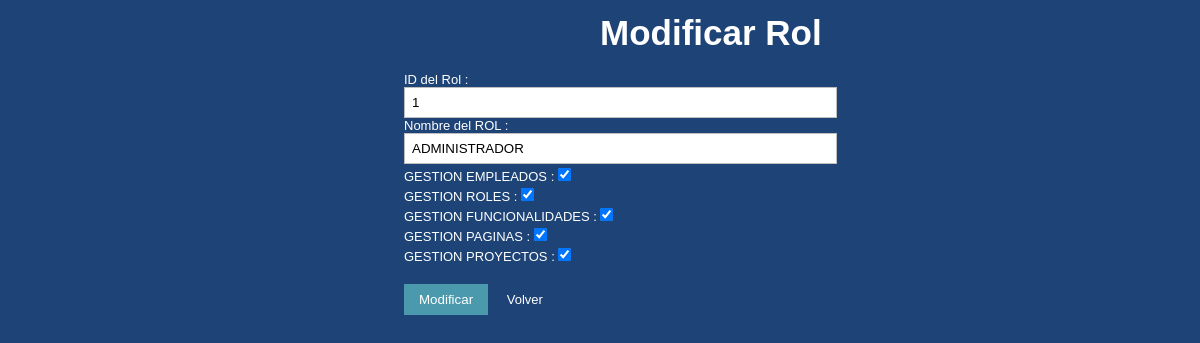
The app's page /et3_iu/Controllers/ROL_Controller.php?ROL_NOM=ADMINISTRADOR&accion=Modificar (signed in) with its own data.
### tables this page shows
CREATE TABLE IF NOT EXISTS `ROL` (
  `ROL_ID` int(10) NOT NULL,
  `ROL_NOM` varchar(80) DEFAULT NULL
);

CREATE TABLE IF NOT EXISTS `EMPLEADOS` (
  `EMP_USER` varchar(25) NOT NULL,
  `EMP_PASSWORD` varchar(128) NOT NULL,
  `EMP_NOMBRE` varchar(25) DEFAULT NULL,
  `EMP_APELLIDO` varchar(50) DEFAULT NULL,
  `EMP_DNI` varchar(10) DEFAULT NULL,
  `EMP_FECH_NAC` date DEFAULT NULL,
  `EMP_EMAIL` varchar(50) DEFAULT NULL,
  `EMP_TELEFONO` int(15) DEFAULT NULL,
  `EMP_CUENTA` varchar(60) DEFAULT NULL,
  `EMP_DIRECCION` varchar(80) DEFAULT NULL,
  `EMP_COMENTARIOS` varchar(1000) DEFAULT NULL,
  `EMP_TIPO` int(10) DEFAULT NULL,
  `EMP_ESTADO` enum('Activo','Inactivo') DEFAULT NULL,
  `EMP_FOTO` varchar(500) DEFAULT NULL,
  `EMP_NOMINA` varchar(500) DEFAULT NULL
);

### et3_iu/Controllers/ROL_Controller.php (called while the page is built, shortened)
<?php
include '../Models/ROL_Model.php';
	Switch ($_REQUEST['accion']) {
		case $strings['Modificar']:
			if (!isset($_REQUEST['ROL_ID'])) {
				$rol = new ROL_MODEL($_REQUEST['ROL_NOM'], '');
				$valores = $rol->RellenaDatos();
				if (!tienePermisos('ROL_Modificar')) {
					new Mensaje('No tienes los permisos necesarios', 'ROL_Controller.php');
				} else {
					new ROL_Modificar($valores, 'EMPLEADOS_Controller.php');
				}
			}
			break;
	}
?>

### et3_iu/Models/ROL_Model.php (called while the page is built, shortened)
<?php
include '../Functions/LibraryFunctions.php';
class ROL_MODEL
{
	var $ROL_NOM;
	var $mysqli;
function __construct( $ROL_NOM,$rol_funcionalidades)
{
    $this->ROL_NOM = $ROL_NOM;
}
function ConectarBD()
{
    $this->mysqli = new mysqli("localhost", "iu2016", "iu2016", "IU2016");
}
function RellenaDatos()
{
    $sql = "select ROL_NOM, ROL_ID from ROL where ROL_NOM = '".$this->ROL_NOM."'";
    if (!($resultado = $this->mysqli->query($sql))){
	return 'Error en la consulta sobre la base de datos';
	}
    else{
	$result = $resultado->fetch_array();
	return $result;
	}
}
}
?>

### et3_iu/Functions/LibraryFunctions.php (the view, shortened to what this page needs)
<?php
function createForm2($listFields, $fieldsDef, $strings, $values, $required, $noedit, $rol) {
    foreach ($listFields as $field) {
        for ($i = 0; $i < count($fieldsDef); $i++) {
            if ($field == $fieldsDef[$i]['name'] || $field == $fieldsDef[$i]['value']) {
                switch ($fieldsDef[$i]['type']) {
                    case 'text':
                        if (isset($fieldsDef[$i]['texto'])) {
                            $str = "\t" . $strings[$fieldsDef[$i]['texto']];
                        } else {
                            $str = "\t" . $strings[$fieldsDef[$i]['name']];
                        }
                        $str .= " : <input type = '" . $fieldsDef[$i]['type'] . "'";
                        $str .= " name = '" . $fieldsDef[$i]['name'] . "'";
                        $str .= " size = '" . $fieldsDef[$i]['size'] . "'";
                        if (isset($values[$fieldsDef[$i]['name']])) {
                            $str .= " value = '" . $values[$fieldsDef[$i]['name']] . "'";
                        } else {
                            $str .= " value = '" . $fieldsDef[$i]['value'] . "'";
                        }
                        if (is_bool($required)) {
                            if (!$required) {
                                $str .= ' ';
                            } else {
                                $str .= ' required ';
                            }
                        } else {
                            if (!isset($required[$field])) {
                                $str .= 'required';
                            } else {
                                $str .= '';
                            }
                        }
                        if (is_bool($noedit)) {
                            if ($noedit) {
                                $str .= ' readonly ';
                            }
                        } else {
                            if (isset($noedit[$field])) {
                                if ($noedit[$field]) {
                                    $str .= ' readonly ';
                                }
                            }
                        }
                        $str .= " ><br>\n";
                        echo $str;
                        break;
                    case 'checkbox':
                        $str = "\t" . $fieldsDef[$i]['value'];
                        $str .= " : <input type = '" . $fieldsDef[$i]['type'] . "'";
                        $str .= " name = '" . $fieldsDef[$i]['name'] . "'";
                        $str .= " size = '" . $fieldsDef[$i]['size'] . "'";
                        if (isset($values[$fieldsDef[$i]['name']])) {
                            $str .= " value = '" . $values[$fieldsDef[$i]['name']] . "'";
                        } else {
                            $str .= " value = '" . $fieldsDef[$i]['value'] . "'";
                        }
                        $rolActual = consultarRol($_SESSION['login']);
                        $func = consultarFuncionalidadesRol($rolActual);
                        if ($rol === $rolActual && in_array($field, $func)) {
                            $str .= ' checked ';
                            $str .= ' onclick="javascript: return false;" ';
                        }
                        $str .= " ><br>\n";
                        echo $str;
                        break;
                }
            }
        }
    }
}
                    ?><a style="font-size:20px;" href='../Controllers/EMPLEADO_Controller.php'><?php echo $strings['Gestión de Empleados'] ?></a><br><br>  <?php
                    ?><a style="font-size:20px;" href='../Controllers/PROYECTO_Controller.php'><?php echo $strings['Gestión de Proyectos'] ?></a><br><br> <?php
function consultarRol($EMP_USER) {
    $mysqli = new mysqli("localhost", "iu2016", "iu2016", "IU2016");
    $sql = "SELECT EMP_TIPO FROM EMPLEADOS WHERE EMP_USER='" . $EMP_USER . "'";
    $result = $mysqli->query($sql)->fetch_array();
    return $result['EMP_TIPO'];
}
function consultarFuncionalidadesRol($rol) {
    $mysqli = new mysqli("localhost", "iu2016", "iu2016", "IU2016");
    $toret = array();
    $sql = "SELECT FUNCIONALIDAD_NOM FROM FUNCIONALIDAD, ROL_FUNCIONALIDAD WHERE FUNCIONALIDAD.FUNCIONALIDAD_ID=ROL_FUNCIONALIDAD.FUNCIONALIDAD_ID AND ROL_FUNCIONALIDAD.ROL_ID=" . $rol;
    $result = $mysqli->query($sql);
    while ($tupla = $result->fetch_array()) {
        array_push($toret, $tupla['FUNCIONALIDAD_NOM']);
    }
    return $toret;
}
?>

### et3_iu/Styles/styles.css (style rules this page uses)
* { margin: 0; padding: 0; }
.form-style-1 input[type=text], .form-style-1 input[type=date], .form-style-1 input[type=datetime], .form-style-1 input[type=number], .form-style-1 input[type=search], .form-style-1 input[type=time], .form-style-1 input[type=url], .form-style-1 input[type=email], textarea, select { box-sizing: border-box; -webkit-box-sizing: border-box; -moz-box-sizing: border-box; border:1px solid #BEBEBE; padding: 7px; margin:0px; -webkit-transition: all 0.30s ease-in-out; -moz-transition: all 0.30s ease-in-out; -ms-transition: all 0.30s ease-in-out; -o-transition: all 0.30s ease-in-out; outline: none; }
* { margin-top: 4px; }

### records on screen
rol: ROL_ID "ID del Rol", ROL_NOM "Nombre del ROL"
empleados: EMP_TIPO "GESTION EMPLEADOS", EMP_TIPO "GESTION ROLES", EMP_TIPO "GESTION FUNCIONALIDADES", EMP_TIPO "GESTION PAGINAS", EMP_TIPO "GESTION PROYECTOS"

### other values on screen
$strings['Modificar Rol'] "Modificar Rol"
$strings['Volver'] "Volver"
